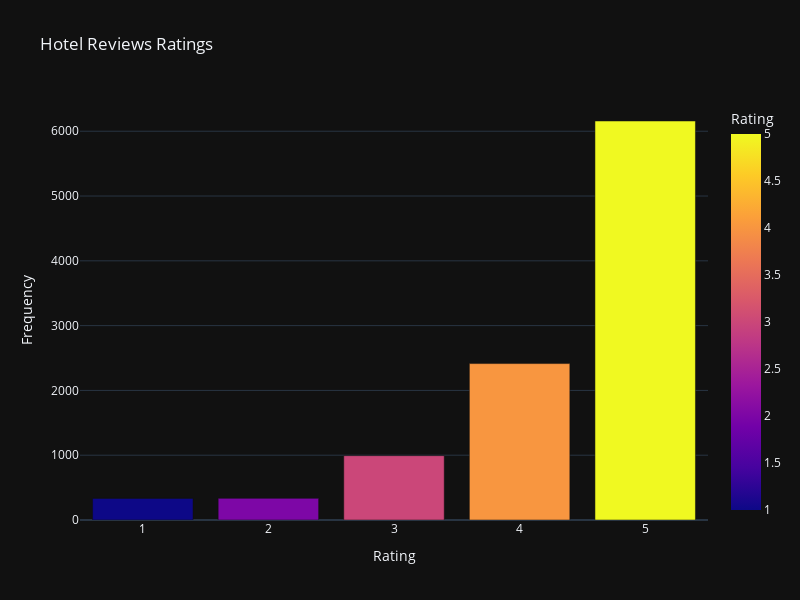

Write notebook code for a chart like this one.
### Code cell
import plotly.express as px

ratings = df["ratings"].value_counts().reset_index()

# Rename columns for clarity
ratings.columns = ["Rating", "Frequency"]


custom_colors = ["skyblue", "yellowgreen", 'tomato', "blue", "red"]


fig = px.bar(ratings, x="Rating", y="Frequency", color="Rating",
             color_discrete_sequence=custom_colors,
             title="Hotel Reviews Ratings",
             labels={"Rating": "Rating", "Frequency": "Frequency"},
             template="plotly_dark",  # Change the template if needed
             width=800, height=600)

fig.show()

### Figure 1 — Plotly figure (JSON) as saved in the notebook; plotly's stock layout.template omitted (floating-point values rounded to 4 significant figures)
{"data": [{"alignmentgroup": "True", "hovertemplate": "Rating=%{marker.color}<br>Frequency=%{y}<extra></extra>", "legendgroup": "", "marker": {"color": [5, 4, 3, 2, 1], "coloraxis": "coloraxis", "pattern": {"shape": ""}}, "name": "", "offsetgroup": "", "orientation": "v", "showlegend": false, "textposition": "auto", "type": "bar", "x": [5, 4, 3, 2, 1], "xaxis": "x", "y": [6158, 2414, 993, 334, 333], "yaxis": "y"}], "layout": {"barmode": "relative", "coloraxis": {"colorbar": {"title": {"text": "Rating"}}, "colorscale": [[0, "#0d0887"], [0.1111, "#46039f"], [0.2222, "#7201a8"], [0.3333, "#9c179e"], [0.4444, "#bd3786"], [0.5556, "#d8576b"], [0.6667, "#ed7953"], [0.7778, "#fb9f3a"], [0.8889, "#fdca26"], [1, "#f0f921"]]}, "height": 600, "legend": {"tracegroupgap": 0}, "title": {"text": "Hotel Reviews Ratings"}, "width": 800, "xaxis": {"anchor": "y", "domain": [0, 1], "title": {"text": "Rating"}}, "yaxis": {"anchor": "x", "domain": [0, 1], "title": {"text": "Frequency"}}}}
